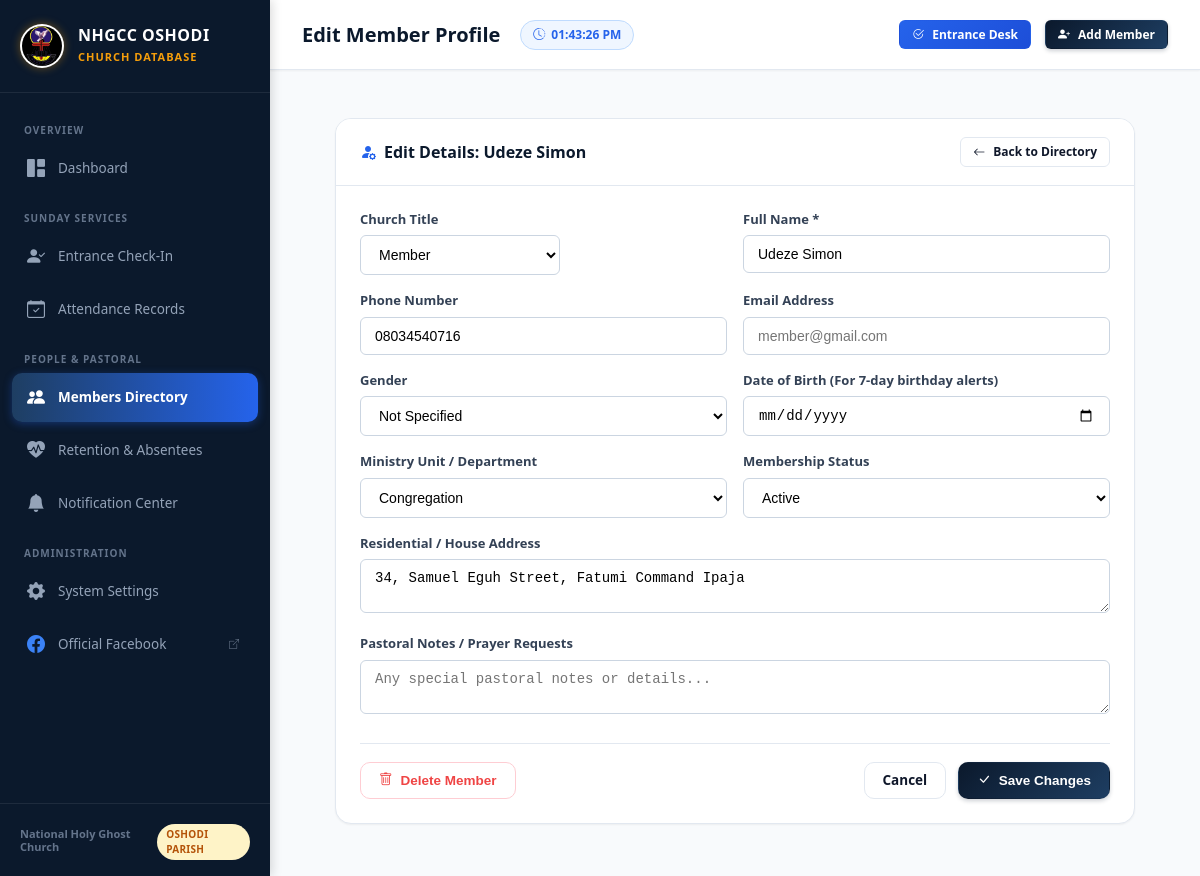
The page /members/1/edit on the database its author committed.
### app/models.py (models this page shows, shortened)
class Member(db.Model):
    __tablename__ = 'members'
    id = db.Column(db.Integer, primary_key=True)
    member_code = db.Column(db.String(30), unique=True, index=True)
    full_name = db.Column(db.String(150), nullable=False, index=True)
    first_name = db.Column(db.String(80))
    last_name = db.Column(db.String(80))
    title = db.Column(db.String(30), default='Member')
    phone = db.Column(db.String(50), index=True)
    email = db.Column(db.String(120), index=True)
    address = db.Column(db.Text)
    gender = db.Column(db.String(50), default='Not Specified')
    date_of_birth = db.Column(db.Date, nullable=True)
    birth_day = db.Column(db.Integer, nullable=True, index=True)
    birth_month = db.Column(db.Integer, nullable=True, index=True)
    department = db.Column(db.String(80), default='Congregation')
    status = db.Column(db.String(30), default='Active')
    date_joined = db.Column(db.Date, default=date.today)
    notes = db.Column(db.Text, nullable=True)
    is_active = db.Column(db.Boolean, default=True)
    created_at = db.Column(db.DateTime, default=datetime.utcnow)
    updated_at = db.Column(db.DateTime, default=datetime.utcnow, onupdate=datetime.utcnow)
    attendances = db.relationship('Attendance', backref='member', cascade='all, delete-orphan', lazy='dynamic')
    follow_up_logs = db.relationship('FollowUpLog', backref='member', cascade='all, delete-orphan', lazy='dynamic')

### app/routes/members.py (the view, shortened to what this page needs)
@members_bp.route('/<int:member_id>/edit', methods=['GET', 'POST'])
def edit(member_id):
    member = Member.query.get_or_404(member_id)
    return render_template('members/form.html', member=member)

### app/templates/members/form.html (shortened to what this page needs)
{% extends "base.html" %}
{% block header_title %}{% if member %}Edit Member Profile{% else %}Register New Member{% endif %}{% endblock %}
{% block content %}
<div style="max-width: 800px; margin: 0 auto;">
    <div class="card">
        <div class="card-header">
            <div class="card-title">
                <i class="bi bi-person-fill-gear" style="color: #2563eb;"></i>
                {% if member %}Edit Details: {{ member.full_name }}{% else %}New Member Registration{% endif %}
            </div>
            <a href="{{ url_for('members.index') }}" class="btn btn-outline btn-sm">
                <i class="bi bi-arrow-left"></i> Back to Directory
            </a>
        </div>
        <div class="card-body">
            <form method="POST">
                <div class="form-row">
                    <div class="form-group" style="max-width: 200px;">
                        <label class="form-label">Church Title</label>
                        <select name="title" class="form-control">
                            {% for t in ['Member', 'Brother', 'Sister', 'Elder', 'Deacon', 'Deaconess', 'Pastor', 'Evangelist'] %}
                                <option value="{{ t }}" {% if member and member.title == t %}selected{% endif %}>{{ t }}</option>
                            {% endfor %}
                        </select>
                    </div>
                    <div class="form-group">
                        <label class="form-label">Full Name *</label>
                        <input type="text" name="full_name" class="form-control" value="{{ member.full_name if member else '' }}" placeholder="e.g. Victor Onwubali" required>
                    </div>
                </div>
                <div class="form-row">
                    <div class="form-group">
                        <label class="form-label">Phone Number</label>
                        <input type="tel" name="phone" class="form-control" value="{{ member.phone if member else '' }}" placeholder="08012345678">
                    </div>
                    <div class="form-group">
                        <label class="form-label">Email Address</label>
                        <input type="email" name="email" class="form-control" value="{{ member.email if member else '' }}" placeholder="member@gmail.com">
                    </div>
                </div>
                <div class="form-row">
                    <div class="form-group">
                        <label class="form-label">Gender</label>
                        <select name="gender" class="form-control">
                            <option value="Not Specified" {% if member and member.gender == 'Not Specified' %}selected{% endif %}>Not Specified</option>
                        </select>
                    </div>
                    <div class="form-group">
                        <label class="form-label">Date of Birth (For 7-day birthday alerts)</label>
                        <input type="date" name="date_of_birth" class="form-control" value="{{ member.date_of_birth.strftime('%Y-%m-%d') if member and member.date_of_birth else '' }}">
                    </div>
                </div>
                <div class="form-row">
                    <div class="form-group">
                        <label class="form-label">Ministry Unit / Department</label>
                        <select name="department" class="form-control">
                            {% for d in ['Congregation', 'Choir', 'Ushering', 'Protocol', 'Media & Tech', 'Sanctuary Keepers', 'Children Church', 'Prayer Band', 'Follow-Up & Welfare', 'Men of Valour', 'Good Women', 'Youth Fellowship'] %}
                                <option value="{{ d }}" {% if member and member.department == d %}selected{% endif %}>{{ d }}</option>
                            {% endfor %}
                        </select>
                    </div>
                    <div class="form-group">
                        <label class="form-label">Membership Status</label>
                        <select name="status" class="form-control">
                            {% for s in ['Active', 'First-Timer', 'New Convert', 'Inactive'] %}
                                <option value="{{ s }}" {% if member and member.status == s %}selected{% endif %}>{{ s }}</option>
                            {% endfor %}
                        </select>
                    </div>
                </div>
                <div class="form-group">
                    <label class="form-label">Residential / House Address</label>
                    <textarea name="address" class="form-control" rows="2" placeholder="e.g. No 11, Rufai Street, Shomolu, Lagos">{{ member.address if member else '' }}</textarea>
                </div>
                <div class="form-group">
                    <label class="form-label">Pastoral Notes / Prayer Requests</label>
                    <textarea name="notes" class="form-control" rows="2" placeholder="Any special pastoral notes or details...">{{ member.notes if member else '' }}</textarea>
                </div>
                <div style="display: flex; justify-content: space-between; align-items: center; margin-top: 24px; padding-top: 18px; border-top: 1px solid var(--border-color);">
                    {% if member %}
                        <button type="button" class="btn btn-outline" style="color: #ef4444; border-color: #fecdd3;" onclick="if(confirm('Are you sure you want to remove this member?')) document.getElementById('deleteMemberForm').submit();">
                            <i class="bi bi-trash"></i> Delete Member
                        </button>
                    {% else %}
                        <div></div>
                    {% endif %}
                    <div style="display: flex; gap: 12px;">
                        <a href="{{ url_for('members.index') }}" class="btn btn-outline">Cancel</a>
                        <button type="submit" class="btn btn-primary">
                            <i class="bi bi-check-lg"></i> {% if member %}Save Changes{% else %}Create Member{% endif %}
                        </button>
                    </div>
                </div>
            </form>
        </div>
    </div>
</div>
{% endblock %}

### app/static/css/style.css (style rules this page uses)
:root { --primary: #0b192c; --primary-light: #1e3e62; --primary-accent: #2563eb; --gold: #f59e0b; --gold-light: #fef3c7; --gold-dark: #b45309; --success: #10b981; --success-light: #d1fae5; --danger: #ef4444; --danger-light: #fee2e2; --warning: #f97316; --warning-light: #ffedd5; --bg-main: #f8fafc; --card-bg: #ffffff; --text-main: #0f172a; --text-muted: #64748b; --border-color: #e2e8f0; --sidebar-width: 270px; --sidebar-bg: #0b192c; --sidebar-text: #94a3b8; --sidebar-active: #ffffff; --sidebar-active-bg: #1e3e62; --shadow-sm: 0 1px 2px 0 rgba(0, 0, 0, 0.05); --shadow-md: 0 4px 6px -1px rgba(0, 0, 0, 0.1), 0 2px 4px -1px rgba(0, 0, 0, 0.06); --shadow-lg: 0 10px 15px -3px rgba(0, 0, 0, 0.1), 0 4px 6px -2px rgba(0, 0, 0, 0.05); --radius-sm: 6px; --radius-md: 10px; --radius-lg: 16px; }
* { box-sizing: border-box; margin: 0; padding: 0; }
body { font-family: 'Segoe UI', -apple-system, BlinkMacSystemFont, Roboto, Helvetica, Arial, sans-serif; background-color: var(--bg-main); color: var(--text-main); display: flex; min-height: 100vh; font-size: 14px; line-height: 1.5; }
.card { background-color: var(--card-bg); border-radius: var(--radius-lg); border: 1px solid var(--border-color); box-shadow: var(--shadow-sm); margin-bottom: 24px; overflow: hidden; }
.card-header { padding: 18px 24px; border-bottom: 1px solid var(--border-color); display: flex; align-items: center; justify-content: space-between; background-color: #ffffff; }
.card-title { font-size: 16px; font-weight: 700; color: var(--primary); display: flex; align-items: center; gap: 8px; }
.card-body { padding: 24px; }
.btn { display: inline-flex; align-items: center; justify-content: center; gap: 8px; padding: 9px 18px; font-size: 13.5px; font-weight: 600; border-radius: var(--radius-md); border: 1px solid transparent; cursor: pointer; text-decoration: none; transition: all 0.2s ease; line-height: 1.3; }
.btn-primary { background: linear-gradient(135deg, #0b192c 0%, #1e3e62 100%); color: #ffffff; box-shadow: 0 2px 4px rgba(11, 25, 44, 0.2); }
.btn-outline { background-color: transparent; border-color: var(--border-color); color: var(--text-main); }
.btn-sm { padding: 6px 12px; font-size: 12px; border-radius: var(--radius-sm); }
.form-group { margin-bottom: 16px; }
.form-label { display: block; font-size: 13px; font-weight: 600; color: #334155; margin-bottom: 6px; }
.form-control { width: 100%; padding: 10px 14px; font-size: 14px; border: 1px solid #cbd5e1; border-radius: var(--radius-sm); outline: none; transition: border 0.2s; background-color: #ffffff; }
.form-row { display: grid; grid-template-columns: 1fr 1fr; gap: 16px; }

### rows shown on the page
Member: full_name "Udeze Simon", title "Member", phone "08034540716", gender "Not Specified", department "Congregation", status "Active", address "34, Samuel Eguh Street, Fatumi Command Ipaja"
